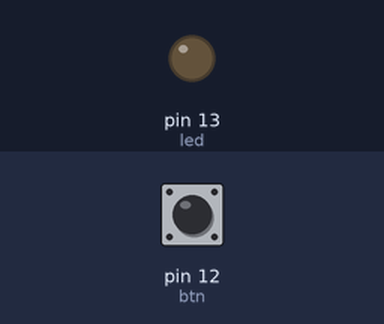
A sketch run on a simulated Arduino Uno, built with avr-gcc and run on an emulated ATmega328P. Parts: output pins drawn as LEDs (lit = HIGH). Inputs (shaded band) come from the test bench; at power-on: pin 12 (btn) LOW.

Above: at 1.2 s.
1.3 s: pin 12 (btn) pulled HIGH for 0.15 s
At 2.0 s:
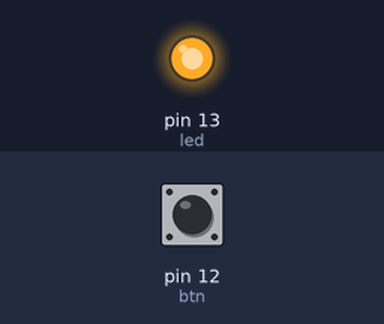
2.9 s: pin 12 (btn) pulled HIGH for 1 s
At 3.2 s:
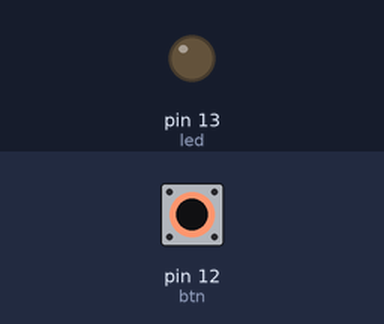
5.4 s: pin 12 (btn) pulled HIGH for 3.2 s
At 6.4 s:
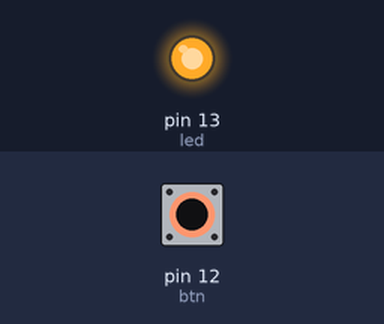
Timing chart, 0 to 8.4 s (numbered marks = the images above; inputs shaded):
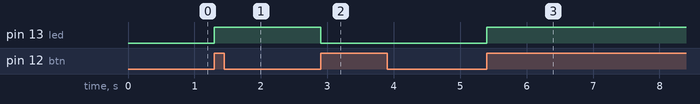

Measured:
- after the input at 1.3 s, pin 13 (led): LOW → HIGH at once
- after the input at 2.9 s, pin 13 (led): HIGH → LOW at once
- after the input at 5.4 s, pin 13 (led): LOW → HIGH at once

The sketch:

ex011.ino
```cpp
// 11) Botão de dupla função: faça um programa onde o led acenderá com um click do botão e apagará com um click do mesmo botão

int led = 13;
int btn = 12;
int estLed = 0;
int estBtn = 0;
int anterior = 0;

void setup() {
  pinMode(led, OUTPUT);
  pinMode(btn, INPUT);
}

void loop() {
  estBtn = digitalRead(btn);

  if (estBtn == HIGH && anterior == LOW) {
    estLed = !estLed; // Inverte o estado do led
  }

  digitalWrite(led, estLed);  // Escreve o estado da variável no pino do led

  anterior = estBtn;  // Armazena o estado do botão

  delay(50);
}
```
